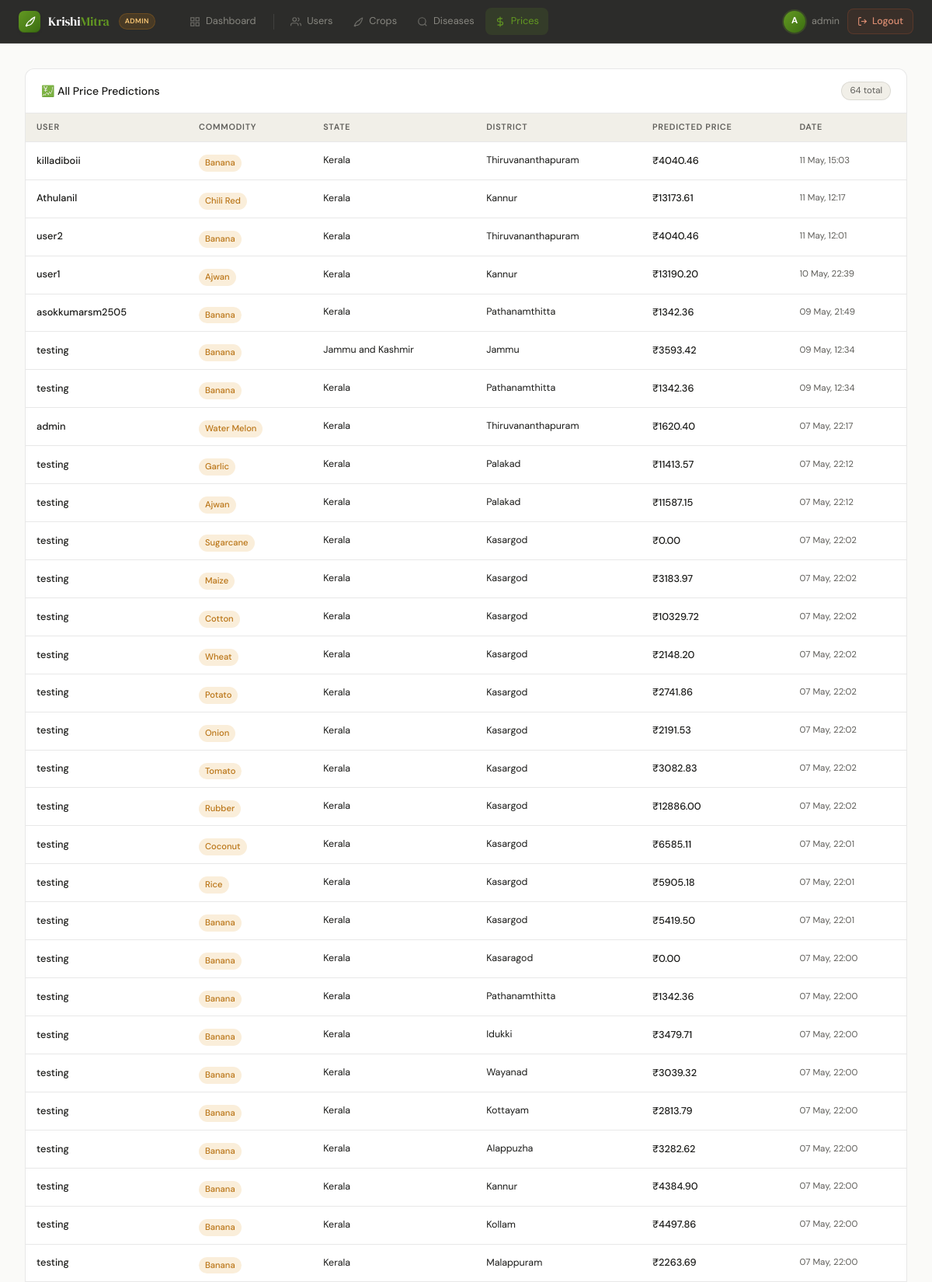
The app's page /admin-panel/prices/ (signed in, upper part) with its own data.
### app/models.py (models this page shows, shortened)
class PricePrediction(models.Model):
    user = models.ForeignKey(User, on_delete=models.CASCADE, related_name='price_predictions')
    state = models.CharField(max_length=100)
    district = models.CharField(max_length=100)
    commodity = models.CharField(max_length=100)
    predicted_price = models.FloatField(null=True, blank=True)
    created_at = models.DateTimeField(auto_now_add=True)
    class Meta:
        ordering = ['-created_at']

### app/views.py (the view)
# urls.py: path('admin-panel/prices/', views.admin_prices_view, name='admin_prices'),
@login_required
@user_passes_test(is_admin, login_url='/dashboard/')
def admin_prices_view(request):
    return render(request, 'admin_price.html', {
        'objects': PricePrediction.objects.select_related('user').order_by('-created_at'),
        'total':   PricePrediction.objects.count(),
    })

### app/views.py (called while the page is built)
def is_admin(user):
    return user.is_authenticated and user.is_staff

### app/templates/admin_price.html (shortened to what this page needs)
{% extends 'admin_base.html' %}
{% block content %}
<div class="scroll-card">
  <div class="scroll-card-header">
    <span class="scroll-card-title">💹 All Price Predictions</span>
    <span class="scroll-card-count">{{ total }} total</span>
  </div>
  <div class="scroll-card-body" style="max-height:calc(100vh - 220px);">
    <table class="admin-table">
      <thead><tr><th>User</th><th>Commodity</th><th>State</th><th>District</th><th>Predicted Price</th><th>Date</th></tr></thead>
      <tbody>
        {% for obj in objects %}
        <tr>
          <td><div style="font-weight:500;font-size:0.8rem;">{{ obj.user.username }}</div></td>
          <td><span class="badge badge-amber">{{ obj.commodity }}</span></td>
          <td style="font-size:0.78rem;">{{ obj.state }}</td>
          <td style="font-size:0.78rem;">{{ obj.district }}</td>
          <td style="font-weight:500;">₹{{ obj.predicted_price|floatformat:2 }}</td>
          <td style="font-size:0.72rem;color:var(--text-muted);">{{ obj.created_at|date:"d M, H:i" }}</td>
        </tr>
        {% empty %}
        <tr><td colspan="6" style="text-align:center;color:var(--text-muted);padding:3rem;">No price predictions yet</td></tr>
        {% endfor %}
      </tbody>
    </table>
  </div>
</div>
{% endblock %}

### app/templates/admin_base.html (shortened to what this page needs)
{% load static %}
<!DOCTYPE html>
<html lang="en">
<head>
<link rel="stylesheet" href="{% static 'css/main.css' %}">
</head>
<body style="margin:0;background:var(--bg);">
<nav class="admin-topnav">
  <a class="topnav-logo" href="{% url 'admin_dashboard' %}">
    <div class="logo-icon">
      <svg viewBox="0 0 24 24"><path d="M17 8C8 10 5.9 16.17 3.82 21.34L5.71 22l1-2.3A4.49 4.49 0 0 0 8 20C19 20 22 3 22 3c-1 2-8 2-9 8"/></svg>
    </div>
    <span class="logo-text">Krishi<span>Mitra</span></span>
    <span class="admin-badge">Admin</span>
  </a>
  <div class="topnav-links">
    <a class="topnav-link {% if request.resolver_match.url_name == 'admin_dashboard' %}active{% endif %}"
       href="{% url 'admin_dashboard' %}">
      <svg viewBox="0 0 24 24" fill="none" stroke="currentColor" stroke-width="2"><rect x="3" y="3" width="7" height="7"/><rect x="14" y="3" width="7" height="7"/><rect x="14" y="14" width="7" height="7"/><rect x="3" y="14" width="7" height="7"/></svg>
      <span>Dashboard</span>
    </a>
    <a class="topnav-link {% if request.resolver_match.url_name == 'admin_users' %}active{% endif %}"
       href="{% url 'admin_users' %}">
      <svg viewBox="0 0 24 24" fill="none" stroke="currentColor" stroke-width="2"><path d="M17 21v-2a4 4 0 0 0-4-4H5a4 4 0 0 0-4 4v2"/><circle cx="9" cy="7" r="4"/><path d="M23 21v-2a4 4 0 0 0-3-3.87"/><path d="M16 3.13a4 4 0 0 1 0 7.75"/></svg>
      <span>Users</span>
    </a>
    <a class="topnav-link {% if request.resolver_match.url_name == 'admin_crops' %}active{% endif %}"
       href="{% url 'admin_crops' %}">
      <svg viewBox="0 0 24 24" fill="none" stroke="currentColor" stroke-width="2"><path d="M17 8C8 10 5.9 16.17 3.82 21.34L5.71 22l1-2.3A4.49 4.49 0 0 0 8 20C19 20 22 3 22 3c-1 2-8 2-9 8"/></svg>
      <span>Crops</span>
    </a>
    <a class="topnav-link {% if request.resolver_match.url_name == 'admin_diseases' %}active{% endif %}"
       href="{% url 'admin_diseases' %}">
      <svg viewBox="0 0 24 24" fill="none" stroke="currentColor" stroke-width="2"><circle cx="11" cy="11" r="8"/><line x1="21" y1="21" x2="16.65" y2="16.65"/></svg>
      <span>Diseases</span>
    </a>
    <a class="topnav-link {% if request.resolver_match.url_name == 'admin_prices' %}active{% endif %}"
       href="{% url 'admin_prices' %}">
      <svg viewBox="0 0 24 24" fill="none" stroke="currentColor" stroke-width="2"><line x1="12" y1="1" x2="12" y2="23"/><path d="M17 5H9.5a3.5 3.5 0 0 0 0 7h5a3.5 3.5 0 0 1 0 7H6"/></svg>
      <span>Prices</span>
    </a>
  </div>
  <div class="topnav-right">
    <div class="topnav-user">
      <div class="topnav-avatar">{{ user.username|slice:":1"|upper }}</div>
      <span class="topnav-username">{{ user.get_full_name|default:user.username }}</span>
    </div>
    <a class="topnav-logout" href="{% url 'logout' %}">
      <svg viewBox="0 0 24 24" fill="none" stroke="currentColor" stroke-width="2">
        <path d="M9 21H5a2 2 0 0 1-2-2V5a2 2 0 0 1 2-2h4"/>
        <polyline points="16 17 21 12 16 7"/>
        <line x1="21" y1="12" x2="9" y2="12"/>
      </svg>
      Logout
    </a>
  </div>
</nav>
<main class="admin-content">
  {% block content %}{% endblock %}
</main>
</body>
</html>

### app/static/css/main.css (style rules this page uses)
*, *::before, *::after { box-sizing: border-box; margin: 0; padding: 0; }
:root { --green-50: #EAF3DE; --green-100: #C0DD97; --green-200: #97C459; --green-400: #639922; --green-600: #3B6D11; --green-800: #27500A; --green-900: #173404; --amber-50: #FAEEDA; --amber-100: #FAC775; --amber-200: #EF9F27; --amber-400: #BA7517; --teal-50: #E1F5EE; --teal-200: #5DCAA5; --teal-400: #1D9E75; --teal-600: #0F6E56; --gray-50: #F1EFE8; --gray-100: #D3D1C7; --gray-200: #B4B2A9; --gray-400: #888780; --gray-600: #5F5E5A; --gray-800: #444441; --gray-900: #2C2C2A; --coral-50: #FAECE7; --coral-200: #F0997B; --coral-400: #D85A30; --text: #1a1a18; --text-muted: #5F5E5A; --text-light: #888780; --bg: #FAFAF8; --bg-card: #ffffff; --border: rgba(0,0,0,0.09); --border-md: rgba(0,0,0,0.14); --radius: 12px; --radius-sm: 8px; --radius-lg: 16px; --radius-xl: 24px; --shadow-xs: 0 1px 2px rgba(23, 52, 4, 0.04); --shadow-sm: 0 2px 6px -2px rgba(23, 52, 4, 0.08); --shadow-md: 0 12px 28px -16px rgba(23, 52, 4, 0.18), 0 2px 6px -2px rgba(23, 52, 4, 0.06); --shadow-lg: 0 28px 60px -28px rgba(23, 52, 4, 0.28), 0 4px 12px -4px rgba(23, 52, 4, 0.08); --shadow-glow: 0 0 0 4px rgba(99, 153, 34, 0.10); --grad-green: linear-gradient(135deg, #639922 0%, #3B6D11 100%); --grad-leaf: linear-gradient(135deg, #97C459 0%, #639922 60%, #27500A 100%); --grad-sun: linear-gradient(135deg, #FAC775 0%, #EF9F27 100%); --grad-bg: radial-gradient(1200px 600px at 90% -10%, rgba(151, 196, 89, 0.18), transparent 60%), radial-gradient(900px 500px at -10% 10%, rgba(250, 199, 117, 0.16), transparent 60%), linear-gradient(180deg, #FAFAF8 0%, #F4F2EA 100%); --ease: cubic-bezier(0.22, 1, 0.36, 1); --t-fast: 0.18s var(--ease); --t-med: 0.32s var(--ease); }
html { scroll-behavior: smooth; }
body { font-family: 'DM Sans', sans-serif; background: var(--bg); color: var(--text); line-height: 1.6; min-height: 100vh; font-feature-settings: "ss01", "cv11"; -webkit-font-smoothing: antialiased; text-rendering: optimizeLegibility; }
@media (min-width: 1024px) { body { background: var(--grad-bg); background-attachment: fixed; } }
nav { position: sticky; top: 0; z-index: 100; background: rgba(250,250,248,0.85); backdrop-filter: saturate(160%) blur(14px); -webkit-backdrop-filter: saturate(160%) blur(14px); border-bottom: 0.5px solid var(--border); padding: 0 2rem; display: flex; align-items: center; justify-content: space-between; height: 60px; transition: box-shadow var(--t-fast), background var(--t-fast); }
.logo-icon { width: 32px; height: 32px; background: var(--grad-leaf); border-radius: 8px; display: flex; align-items: center; justify-content: center; box-shadow: var(--shadow-sm), inset 0 -1px 0 rgba(0,0,0,0.18); transition: transform var(--t-fast); }
.logo-icon svg { width: 18px; height: 18px; fill: none; stroke: white; stroke-width: 2; stroke-linecap: round; stroke-linejoin: round; }
.logo-text { font-family: 'DM Serif Display', serif; font-size: 1.15rem; letter-spacing: -0.01em; }
.logo-text span { color: var(--green-400); }
.badge { display: inline-block; font-size: 0.7rem; padding: 2px 8px; border-radius: 20px; margin-top: 6px; font-weight: 500; }
.badge-amber { background: var(--amber-50); color: var(--amber-400); }

### records on screen
PricePrediction: user.username "killadiboii", commodity "Banana", state "Kerala", district "Thiruvananthapuram", predicted_price "4040.46", created_at "11 May, 15:03"
PricePrediction: user.username "Athulanil", commodity "Chili Red", state "Kerala", district "Kannur", predicted_price "13173.61", created_at "11 May, 12:17"
PricePrediction: user.username "user2", commodity "Banana", state "Kerala", district "Thiruvananthapuram", predicted_price "4040.46", created_at "11 May, 12:01"
PricePrediction: user.username "user1", commodity "Ajwan", state "Kerala", district "Kannur", predicted_price "13190.20", created_at "10 May, 22:39"
PricePrediction: user.username "asokkumarsm2505", commodity "Banana", state "Kerala", district "Pathanamthitta", predicted_price "1342.36", created_at "09 May, 21:49"
PricePrediction: user.username "testing", commodity "Banana", state "Jammu and Kashmir", district "Jammu", predicted_price "3593.42", created_at "09 May, 12:34"
PricePrediction: user.username "testing", commodity "Banana", state "Kerala", district "Pathanamthitta", predicted_price "1342.36", created_at "09 May, 12:34"
PricePrediction: user.username "admin", commodity "Water Melon", state "Kerala", district "Thiruvananthapuram", predicted_price "1620.40", created_at "07 May, 22:17"
PricePrediction: user.username "testing", commodity "Garlic", state "Kerala", district "Palakad", predicted_price "11413.57", created_at "07 May, 22:12"
PricePrediction: user.username "testing", commodity "Ajwan", state "Kerala", district "Palakad", predicted_price "11587.15", created_at "07 May, 22:12"
PricePrediction: user.username "testing", commodity "Sugarcane", state "Kerala", district "Kasargod", predicted_price "0.00", created_at "07 May, 22:02"
PricePrediction: user.username "testing", commodity "Maize", state "Kerala", district "Kasargod", predicted_price "3183.97", created_at "07 May, 22:02"
PricePrediction: user.username "testing", commodity "Cotton", state "Kerala", district "Kasargod", predicted_price "10329.72", created_at "07 May, 22:02"
PricePrediction: user.username "testing", commodity "Wheat", state "Kerala", district "Kasargod", predicted_price "2148.20", created_at "07 May, 22:02"
PricePrediction: user.username "testing", commodity "Potato", state "Kerala", district "Kasargod", predicted_price "2741.86", created_at "07 May, 22:02"
PricePrediction: user.username "testing", commodity "Onion", state "Kerala", district "Kasargod", predicted_price "2191.53", created_at "07 May, 22:02"
PricePrediction: user.username "testing", commodity "Tomato", state "Kerala", district "Kasargod", predicted_price "3082.83", created_at "07 May, 22:02"
PricePrediction: user.username "testing", commodity "Rubber", state "Kerala", district "Kasargod", predicted_price "12886.00", created_at "07 May, 22:02"
PricePrediction: user.username "testing", commodity "Coconut", state "Kerala", district "Kasargod", predicted_price "6585.11", created_at "07 May, 22:01"
PricePrediction: user.username "testing", commodity "Rice", state "Kerala", district "Kasargod", predicted_price "5905.18", created_at "07 May, 22:01"
PricePrediction: user.username "testing", commodity "Banana", state "Kerala", district "Kasargod", predicted_price "5419.50", created_at "07 May, 22:01"
PricePrediction: user.username "testing", commodity "Banana", state "Kerala", district "Kasaragod", predicted_price "0.00", created_at "07 May, 22:00"
PricePrediction: user.username "testing", commodity "Banana", state "Kerala", district "Pathanamthitta", predicted_price "1342.36", created_at "07 May, 22:00"
PricePrediction: user.username "testing", commodity "Banana", state "Kerala", district "Idukki", predicted_price "3479.71", created_at "07 May, 22:00"
PricePrediction: user.username "testing", commodity "Banana", state "Kerala", district "Wayanad", predicted_price "3039.32", created_at "07 May, 22:00"
PricePrediction: user.username "testing", commodity "Banana", state "Kerala", district "Kottayam", predicted_price "2813.79", created_at "07 May, 22:00"
PricePrediction: user.username "testing", commodity "Banana", state "Kerala", district "Alappuzha", predicted_price "3282.62", created_at "07 May, 22:00"
PricePrediction: user.username "testing", commodity "Banana", state "Kerala", district "Kannur", predicted_price "4384.90", created_at "07 May, 22:00"
PricePrediction: user.username "testing", commodity "Banana", state "Kerala", district "Kollam", predicted_price "4497.86", created_at "07 May, 22:00"
PricePrediction: user.username "testing", commodity "Banana", state "Kerala", district "Malappuram", predicted_price "2263.69", created_at "07 May, 22:00"

### other values on screen
{{ user.username|slice:":1"|upper }} "A"
{{ user.get_full_name|default:user.username }} "admin"
{{ total }} "64"
